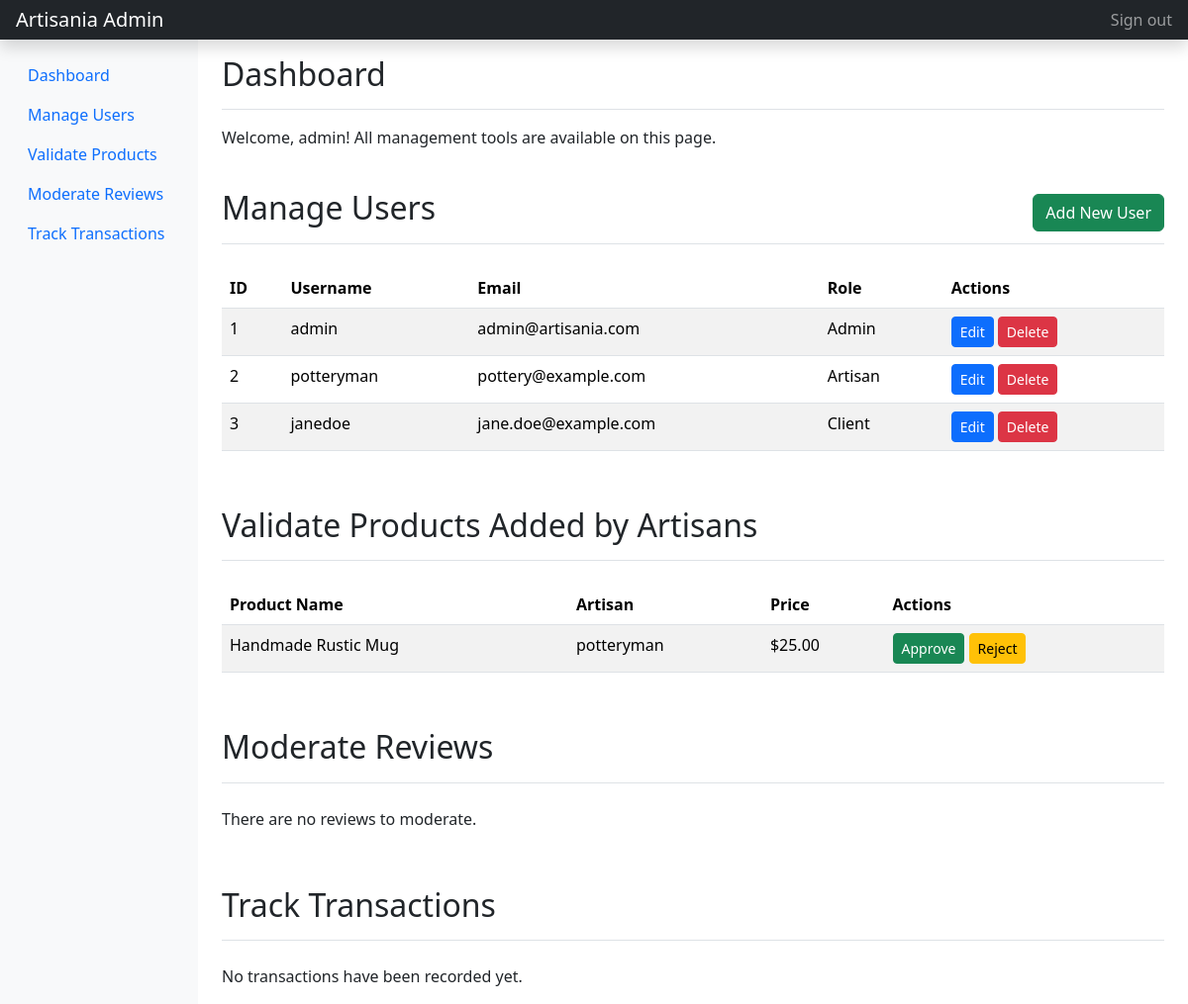
Page /api/admin/dashboard.php (signed in) on the committed database.
### tables this page shows
CREATE TABLE `users` (
  `id` INT UNSIGNED AUTO_INCREMENT PRIMARY KEY,
  `username` VARCHAR(50) NOT NULL UNIQUE,
  `email` VARCHAR(100) NOT NULL UNIQUE,
  `password` VARCHAR(255) NOT NULL,
  `role` ENUM('client','artisan','livreur','admin') NOT NULL DEFAULT 'client',
  `created_at` TIMESTAMP DEFAULT CURRENT_TIMESTAMP
);

CREATE TABLE `products` (
  `id` INT UNSIGNED AUTO_INCREMENT PRIMARY KEY,
  `user_id` INT UNSIGNED NOT NULL,  
  `category_id` INT UNSIGNED NULL,
  `name` VARCHAR(255) NOT NULL,
  `description` TEXT,
  `price` DECIMAL(10, 2) NOT NULL,
  `image_path` VARCHAR(255),
  `stock` INT UNSIGNED NOT NULL DEFAULT 0,
  `dimensions` VARCHAR(255) NULL,      
  `care_instructions` VARCHAR(255) NULL,
  `status` ENUM('pending','approved','rejected') NOT NULL DEFAULT 'pending',
  `created_at` TIMESTAMP DEFAULT CURRENT_TIMESTAMP,
  FOREIGN KEY (`user_id`) REFERENCES `users`(`id`) ON DELETE CASCADE,
  FOREIGN KEY (`category_id`) REFERENCES `categories`(`id`) ON DELETE SET NULL  
);

### api/admin/dashboard.php (the view, shortened to what this page needs)
<?php
$db = getDbConnection();
$all_users = $db->query("SELECT id, username, email, role FROM users ORDER BY created_at DESC")->fetchAll();
$pending_products = $db->query(
    "SELECT p.id, p.name, p.price, u.username as artisan_name
     FROM products p
     JOIN users u ON p.user_id = u.id
     WHERE p.status = 'pending'
     ORDER BY p.created_at ASC"
)->fetchAll();
$stmt_reviews = $db->query(
    "SELECT r.id, r.comment, r.rating, r.created_at, u.username AS user_name, p.name as product_name
     FROM reviews r
     JOIN users u ON r.user_id = u.id
     JOIN products p ON r.product_id = p.id
     ORDER BY r.created_at DESC"
);
$all_reviews = $stmt_reviews->fetchAll();
$stmt_transactions = $db->query(
    "SELECT t.*, o.user_id, u.username
     FROM transactions t
     JOIN orders o ON t.order_id = o.id
     JOIN users u ON o.user_id = u.id
     ORDER BY t.created_at DESC"
);
$all_transactions = $stmt_transactions->fetchAll();
require_once 'templates/admin_header.php';
?>
<div class="d-flex justify-content-between flex-wrap flex-md-nowrap align-items-center pt-3 pb-2 mb-3 border-bottom" id="dashboard-top">
    <h1 class="h2">Dashboard</h1>
</div>
<p>Welcome, <?php echo htmlspecialchars($_SESSION['username']); ?>! All management tools are available on this page.</p>
<div class="d-flex justify-content-between flex-wrap flex-md-nowrap align-items-center pt-3 pb-2 my-4 border-bottom" id="users-section">
    <h1 class="h2">Manage Users</h1>
    <button type="button" class="btn btn-success" data-bs-toggle="modal" data-bs-target="#addUserModal">
        Add New User
    </button>
</div>
<div class="table-responsive">
    <table class="table table-striped">
        <thead><tr><th>ID</th><th>Username</th><th>Email</th><th>Role</th><th>Actions</th></tr></thead>
        <tbody>
            <?php foreach ($all_users as $user): ?>
            <tr>
                <td><?php echo $user['id']; ?></td>
                <td><?php echo htmlspecialchars($user['username']); ?></td>
                <td><?php echo htmlspecialchars($user['email']); ?></td>
                <td><?php echo htmlspecialchars(ucfirst($user['role'])); ?></td>
                <td>
                    <button type="button" class="btn btn-primary btn-sm" data-bs-toggle="modal" data-bs-target="#editUserModal"data-bs-id="<?php echo $user['id']; ?>"data-bs-username="<?php echo htmlspecialchars($user['username']); ?>"data-bs-email="<?php echo htmlspecialchars($user['email']); ?>"data-bs-role="<?php echo htmlspecialchars($user['role']); ?>">Edit</button>
                    <form action="delete_user.php" method="POST" class="d-inline" onsubmit="return confirm('Are you sure?');">
                        <button type="submit" class="btn btn-danger btn-sm">Delete</button>
                    </form>
                </td>
            </tr>
            <?php endforeach; ?>
        </tbody>
    </table>
</div>
<div class="d-flex justify-content-between flex-wrap flex-md-nowrap align-items-center pt-3 pb-2 my-4 border-bottom" id="products-section">
    <h1 class="h2">Validate Products Added by Artisans</h1>
</div>
<div class="table-responsive">
    <?php if (empty($pending_products)): ?>
        <p>There are no pending products to validate.</p>
    <?php else: ?>
        <table class="table table-striped">
            <thead><tr><th>Product Name</th><th>Artisan</th><th>Price</th><th>Actions</th></tr></thead>
            <tbody>
                <?php foreach ($pending_products as $product): ?>
                <tr>
                    <td><?php echo htmlspecialchars($product['name']); ?></td>
                    <td><?php echo htmlspecialchars($product['artisan_name']); ?></td>
                    <td>$<?php echo htmlspecialchars($product['price']); ?></td>
                    <td>
                        <form action="dashboard.php" method="POST" class="d-inline">
                            <button type="submit" class="btn btn-success btn-sm">Approve</button>
                        </form>
                        <form action="dashboard.php" method="POST" class="d-inline">
                            <button type="submit" class="btn btn-warning btn-sm">Reject</button>
                        </form>
                    </td>
                </tr>
                <?php endforeach; ?>
            </tbody>
        </table>
    <?php endif; ?>
</div>
<div class="d-flex justify-content-between flex-wrap flex-md-nowrap align-items-center pt-3 pb-2 my-4 border-bottom" id="reviews-section">
    <h1 class="h2">Moderate Reviews</h1>
</div>
<div class="table-responsive">
    <?php if (empty($all_reviews)): ?>
        <p>There are no reviews to moderate.</p>
    <?php endif; ?>
</div>
<div class="d-flex justify-content-between flex-wrap flex-md-nowrap align-items-center pt-3 pb-2 my-4 border-bottom" id="transactions-section">
    <h1 class="h2">Track Transactions</h1>
</div>
<div class="table-responsive">
    <?php if (empty($all_transactions)): ?>
        <p>No transactions have been recorded yet.</p>
    <?php endif; ?>
</div>
<?php require_once 'templates/admin_footer.php'; ?>
<?php require_once 'templates/admin_footer.php'; ?>
</body>
</html>

### rows in the picture
users: id "1", username "admin", email "admin@artisania.com", role "Admin"
users: id "2", username "potteryman", email "pottery@example.com", role "Artisan"
users: id "3", username "janedoe", email "jane.doe@example.com", role "Client"
products: name "Handmade Rustic Mug", user.username "potteryman", price "25.00"

### other values in the picture
$_SESSION['username'] "admin"
